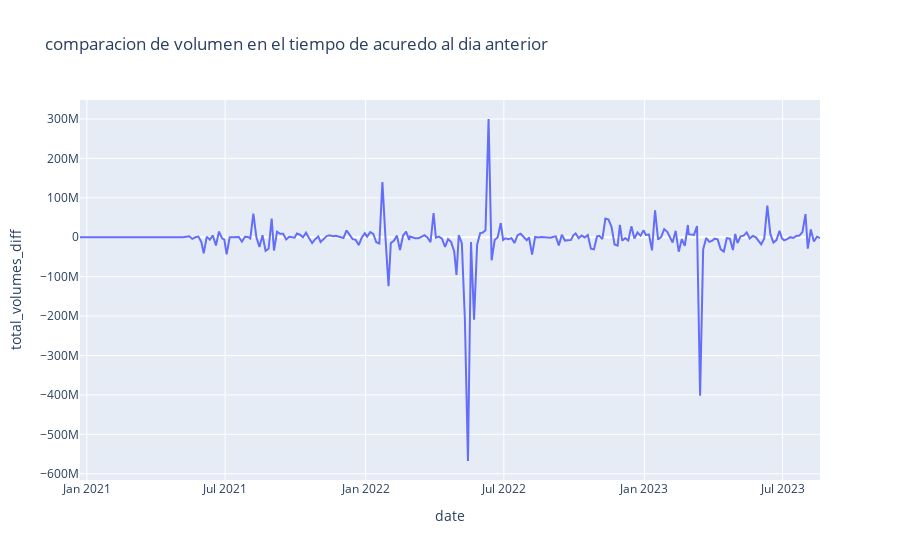

Notebook cell for this chart:
### Code cell
fig_price_returns = px.line(staked_ether_df, x='date', y='total_volumes_diff', title='comparacion de volumen en el tiempo de acuredo al dia anterior')
fig_price_returns.show()

### Figure 1 — Plotly figure (JSON) as saved in the notebook; plotly's stock layout.template omitted (floating-point values rounded to 4 significant figures; data arrays with more than 128 entries replaced by an {"elided": "..."} marker saying what was removed)
{"data": [{"hovertemplate": "date=%{x}<br>total_volumes_diff=%{y}<extra></extra>", "legendgroup": "", "line": {"color": "#636efa", "dash": "solid"}, "marker": {"symbol": "circle"}, "mode": "lines", "name": "", "orientation": "v", "showlegend": false, "type": "scatter", "x": {"elided": "253 str values"}, "xaxis": "x", "y": {"elided": "253 float values"}, "yaxis": "y"}], "layout": {"legend": {"tracegroupgap": 0}, "title": {"text": "comparacion de volumen en el tiempo de acuredo al dia anterior"}, "xaxis": {"anchor": "y", "domain": [0, 1], "title": {"text": "date"}}, "yaxis": {"anchor": "x", "domain": [0, 1], "title": {"text": "total_volumes_diff"}}}}
